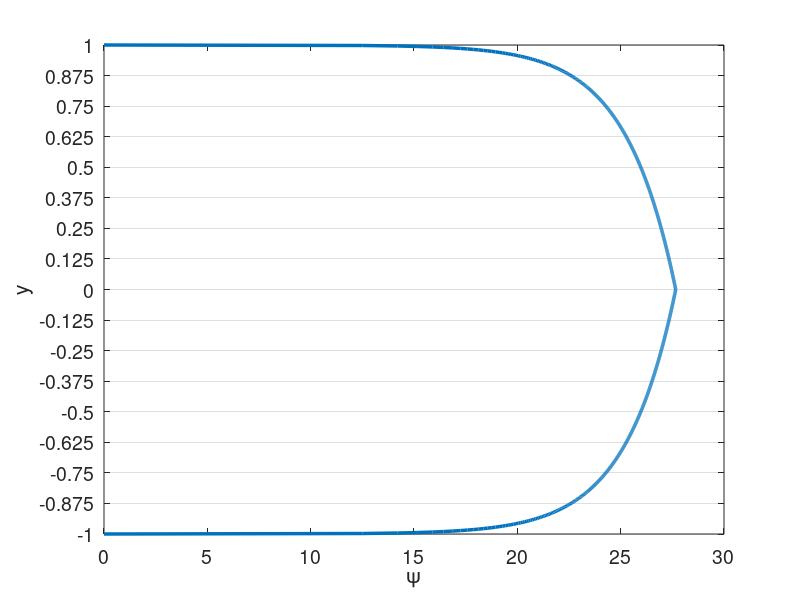

This chart was generated by the following MATLAB code: (Note: this script raises an error after producing the figure.)
% clc
clear all
close all


set(0,'DefaultAxesFontSize',14)
set(0,'defaultLineLineWidth',2.5)
% set(0,'DefaultFigureWindowStyle','docked')


linestyles = {'k-','b-','r-','g-','c-','m-','k--','b--','r--','g--','c--','m--','k-.','b-.','r-.','g-.','c-.','m-.','k:','b:','r:','g:','c:','m:'};
pointstyles = {'ko','bo','ro','go','co','mo','k^','b^','r^','g^','c^','m^','ks','bs','rs','gs','cs','ms','k*','b*','r*','g*','c*','m*','k+','b+','r+','g+','c+','m+'};
%%

%%%%%%%%%%%%%%%%%%%%%%%%%%%%%%%%%%%%%%%%%%%%%%%%%%%%%%%%%%%%%%%%%%
% Navier-Stokes Solver Demo (2D Channel)
%%%%%%%%%%%%%%%%%%%%%%%%%%%%%%%%%%%%%%%%%%%%%%%%%%%%%%%%%%%%%%%%%%

format compact;
format short; 
mu = 1/10000; %1/395;
rho = 1;
Re = rho/mu; 
dpdx = 1;
k_bc_val = 0;
omg_bc_val = 0;

%N=16; E=5; N1=N+1; nL=N1*N1*E;  % 16th order
N=4; % polynomial order  
Ex=1; % Number of elements in x
Ey=16; % Number of elements in y
Tfinal=150; 
CFL=20;
u_ic = Re;
pert = 0.0;
f_ic = @(x,y) 3/2*(1-y.^2);
% f_ic = @(x,y) 20*(1-y.^8);

rans_on = 1;
exp_mesh = 1;


soln_dir = "const_mass_2";
plot_soln = 1;
save_soln = 1;
plot_int = 1000;
save_soln_int = 1000;
restart = 0;
rst_step = 45000;

%% Enrichment information
en_on = 0;
N_en_y = 1; 
en_mag = 10;
% psi = {@(x,y) en_mag*(0.5*(1 - y.^2) + 0.*x), @(x,y) 0.*y + 0.*x};
% gpsi = {@(x,y) 0.*y + 0.*x, @(x,y) en_mag*(-1.*y + 0.*x), ...
%         @(x,y) 0.*y + 0.*x, @(x,y) 0.*y + 0.*x};
% hpsi = {@(x,y) 0.*y + 0.*x, @(x,y) en_mag*(-1 - 0.*y + 0.*x), ...
%         @(x,y) 0.*y + 0.*x, @(x,y) 0.*y + 0.*x};
    
% psi = {@(x,y) (0.5*(1 - y.^4) + 0.*x), @(x,y) 0.*y + 0.*x};
% gpsi = {@(x,y) 0.*y + 0.*x, @(x,y) (-2.*y.^3 + 0.*x), ...
%         @(x,y) 0.*y + 0.*x, @(x,y) 0.*y + 0.*x};
% hpsi = {@(x,y) 0.*y + 0.*x, @(x,y) (-6.*y.^2 + 0.*x), ...
%         @(x,y) 0.*y + 0.*x, @(x,y) 0.*y + 0.*x};
%    

    
% Law of the wall
Re_t = Re;
u_tau = 1;
nu = 1/Re_t;
kap = 0.41;
beta = 5.2;
dypdy = u_tau/nu;
ypb = 11.062299784340414;
yp = @(y) (1-abs(y))*Re_t;
psi = {@(x,y) (yp(y) <= ypb).*yp(y) + (yp(y) > ypb).*(1./kap.*log(yp(y)+eps)+beta) + 0.*x, @(x,y) 0.*y + 0.*x};
gpsi = {@(x,y) 0.*y + 0.*x,  @(x,y) ((yp(y) <= ypb).*1 + (yp(y) > ypb).*1/(kap*(yp(y)+eps)))*dypdy + 0.*x,...
        @(x,y) 0.*y + 0.*x, @(x,y) 0.*y + 0.*x};
hpsi = {@(x,y) 0.*y + 0.*x,  @(x,y) ((yp(y) <= ypb).*0 + (yp(y) > ypb).*-1./(kap*(yp(y)+eps).^2))*dypdy*dypdy + 0.*x,...
        @(x,y) 0.*y + 0.*x, @(x,y) 0.*y + 0.*x};
    

%% Plot psi
figure(5)
ys_plot = linspace(-1,1,1000);
plot(psi{1}(0,ys_plot),ys_plot)
xlabel('\psi')
ylabel('y')
set(gca, 'YGrid', 'on', 'XGrid', 'off')
yticks(linspace(-1,1,Ey+1));

psi_p = psi{1}(0,N_en_y*2/Ey-1);
dypsi_p1 = gpsi{2}(0,N_en_y*2/Ey-1);
dypsi_p2 = gpsi{2}(0,1-N_en_y*2/Ey);

%% Begin Solve
E=Ex*Ey; % Total number of elements
N1=N+1;
disp("Generating Matrices")
Q=makeq(Ex,Ey,N); % Global continuity
R=maker(Q,Ex,N); % Restriction matrix, applies Dirichlet conditions
[X,Y]=make_geom_channel(Ex,Ey,N);      % Geometry in local form
if exp_mesh
    [X,Y]=make_geom_channel_exp(Ex,Ey,N);      % Geometry in local form
end
en_b_nodes = get_en_bound_nodes(Ex,Ey,N,N_en_y);
dom_vol = (max(max(max(X)))-min(min(min(X))))*(max(max(max(Y)))-min(min(min(Y))));

Ys = zeros(Ey*length(Y(1,:,1)),1);
for i = 1:Ey
    Ys((i-1)*(N+1)+1:(i)*(N+1)) = Y(1,:,(i-1)*Ex+1);
end
        
[G,J,ML,RX]=make_coef(X,Y);
[Ah,Bh,Ch,Dh,z,w]=semhat(N);
[Gs, Gs_x, Gs_y] =  face_mats(X,Y,E,N);
Gs_c = R*Q'*apply_en_cont(Gs,en_b_nodes,psi_p);
Gsb = R*Q'*Gs*Q*R';


[n,nb]=size(R); 
nL=N1*N1*E;

Ab=spalloc(nL,nL,nL*N);    %  Generate Abar
for j=1:nL
    x=zeros(nL,1); 
    x(j)=1; 
    Ab(:,j)=abar_c(x,Dh,G,Q);  % assembled Neumann Operator
end
A_c=R*Q'*apply_en_cont(Ab,en_b_nodes,psi_p);
S_check=full(Ab);
Ab = Q'*Ab*Q;
A=R*Ab*R'; % Full stiffness matrix
Bb=reshape(ML,nL,1); % Form Mass matrix
Bb=diag(Bb); 
Bb=sparse(Bb); 
Ma=R*Q'*Bb*Q*R'; % Assembling mass matrix  % Full mass matrix
M_c = R*Q'*apply_en_cont(Bb,en_b_nodes,psi_p);


%% Form matrices for rans

[L_x,L_y,J_x,J_y] = dir_jac(E,X,Y);
w2d = w*w';
w1d = reshape(w2d,[N1*N1,1])';
[dphi_dxi, dphi_deta, dphi_dx, dphi_dy, dpdx_dpdx, dpdy_dpdy, dpdx_dpdy, ...
        dpdx_dpdx_flat, dpdy_dpdy_flat, dpdx_dpdy_flat] ...
    = get_phi_grads(N1,Dh,E,J_x,J_y);
dphi_dx_flat = reshape(dphi_dx,N1*N1,N1*N1,E);
dphi_dy_flat = reshape(dphi_dy,N1*N1,N1*N1,E);

w2d_e = zeros(N+1,N+1,E);
for ie = 1:E
    w2d_e(:,:,ie) = w2d*L_x(ie)/2*L_y(ie)/2;
end

% myA = zeros(N1*N1*E);
% for ie=1:E
%     for i=1:N1*N1
%         for j=1:N1*N1
%             myA((ie-1)*N1*N1+i,(ie-1)*N1*N1+j) = ... 
%                 sum(J(:,:,ie).*w2d.*dpdx_dpdx(:,:,i,j,ie) ...
%                + J(:,:,ie).*w2d.*dpdy_dpdy(:,:,i,j,ie),'All');           
%         end
%     end    
% end

A_x = form_Ax(N1,E,w2d,J_x,J,dpdx_dpdx,ones(size(J)));
A_y = form_Ay(N1,E,w2d,J_y,J,dpdy_dpdy,ones(size(J)));
A_xy = form_Axy(N1,E,w2d,J_x,J_y,J,dpdx_dpdy,ones(size(J)));


SS = zeros(N1,N1,E,2,2);
OS = zeros(N1,N1,E,2,2);
dudx = zeros(N1,N1,E);
dudy = zeros(N1,N1,E);
dvdx = zeros(N1,N1,E);
dvdy = zeros(N1,N1,E);
dkdx = zeros(N1,N1,E);
dkdy = zeros(N1,N1,E);
domgdx = zeros(N1,N1,E);
domgdy = zeros(N1,N1,E);

%%
M_check=full(Bb);

Ma_uv_check = zeros(2*nL);
Ma_uv_check(1:nL,1:nL) = M_check;
Ma_uv_check(nL+1:2*nL,nL+1:2*nL) = M_check;
A_uv_check = zeros(2*nL);
A_uv_check(1:nL,1:nL) = S_check;
A_uv_check(nL+1:2*nL,nL+1:2*nL) = S_check;

M_q = full(Ma);
S_q = full(A);


%%
% Assemble overall system matrices
nn = length(Ma); % number of nodes in the domain
Ma_uv = zeros(2*nn);
Ma_uv(1:nn,1:nn) = Ma;
Ma_uv(nn+1:2*nn,nn+1:2*nn) = Ma;
Ma_uv = sparse(Ma_uv);
A_uv = zeros(2*nn);
A_uv(1:nn,1:nn) = A;
A_uv(nn+1:2*nn,nn+1:2*nn) = A;
A_uv = sparse(A_uv);
ML_uv = zeros(2*(N+1),2*(N+1),E);
ML_uv(1:N+1,1:N+1,1:E) = ML;
ML_uv(N+2:2*(N+1),N+2:2*(N+1),1:E) = ML;
G_uv = zeros(2*nn);
G_uv(1:nn,1:nn) = Gsb;
G_uv(nn+1:2*nn,nn+1:2*nn) = Gsb;
G_uv = sparse(G_uv);



%% Assemble enrichment matrices
psi_xy{1} = psi{1}(X,Y);
psi_xy{2} = psi{2}(X,Y);
if en_on
    disp("Computing enrichment")
    [Mp,Sp,T1,T2,T1_alt,T1_alt2,Mp_alt,Sp_alt,z_en,w_en] = enrich_mats(X,Y,E,N,psi,gpsi,hpsi,J);
    nb = N1*N1;
    
    [L_x_e,L_y_e,Jac_e,gpsi_e,Jac_e_flat,gpsi_e_flat] =  precomp_en(X,Y,E,N,psi,gpsi,hpsi);  
        
    for is=1:2
        Mp_all{is} = zeros(nb*E,nb*E);
        Sp_all{is} = zeros(nb*E,nb*E);
        T1_all{is} = zeros(N+1,N+1,E);
        T2_all{is} = zeros(N+1,N+1,E);
        T1_alt_all{is} = zeros(N+1,N+1,E);
        T1_alt2_all{is} = zeros(N+1,N+1,E);
        Mp_alt_all{is} = zeros(nb*E,nb*E);
        Sp_alt_all{is} = zeros(nb*E,nb*E);
        
        T1_rs{is} = reshape(T1{is},[N+1,N+1,E]);
        T2_rs{is} = reshape(T2{is},[N+1,N+1,E]);
        T1_alt_rs{is} = reshape(T1_alt{is},[N+1,N+1,E]);
        T1_alt2_rs{is} = reshape(T1_alt2{is},[N+1,N+1,E]);
        
        % TODO: Assemble differently for different elements
        for iy = 1:Ey
            for ix = 1:Ex
                i = (iy-1)*Ex+ix;
                if ((iy <= N_en_y) || (iy > Ey-N_en_y))
                    Mp_all{is}((i-1)*nb+1:i*nb,(i-1)*nb+1:i*nb) = Mp{is}(:,:,i);
                    Sp_all{is}((i-1)*nb+1:i*nb,(i-1)*nb+1:i*nb) = Sp{is}(:,:,i);
                    T1_all{is}(:,:,i) = T1_rs{is}(:,:,i); 
                    T2_all{is}(:,:,i) = T2_rs{is}(:,:,i);
                    T1_alt_all{is}(:,:,i) = T1_alt_rs{is}(:,:,i); 
                    T1_alt2_all{is}(:,:,i) = T1_alt2_rs{is}(:,:,i); 
                end                
            end
        end
        %%
        if is == 1
            Mp_check_1 = full(Mp_all{is});
            Sp_check_1 = full(Sp_all{is});
            T1_check_1 = full(T1_all{is});
            T2_check_1 = full(T2_all{is});
            Mp_check_2 = zeros(size(Mp_all{is}));
            Sp_check_2 = zeros(size(Mp_all{is}));
            T1_check_2 = zeros(size(Mp_all{is}));
            T2_check_2 = zeros(size(Mp_all{is}));
        elseif is == 2
            Mp_check_2 = full(Mp_all{is});
            Sp_check_2 = full(Sp_all{is});
            T1_check_2 = full(T1_all{is});
            T2_check_2 = full(T2_all{is});
        end
        %%
        Mp_all{is} = sparse(Mp_all{is});        
        Mp_all_c{is} = R*Q'*apply_en_cont(Mp_all{is},en_b_nodes,psi_p);
        Mp_all{is} = R*Q'*Mp_all{is}*Q*R';
        Sp_all{is} = sparse(Sp_all{is});
        Sp_all_c{is} = R*Q'*apply_en_cont(Sp_all{is},en_b_nodes,psi_p);
        Sp_all_Q{is} = Q'*Sp_all{is}*Q;
        Sp_all{is} = R*Q'*Sp_all{is}*Q*R';
        
        Mp_alt_all{is} = sparse(Mp_alt_all{is});        
        Mp_alt_all_c{is} = R*Q'*apply_en_cont(Mp_alt_all{is},en_b_nodes,psi_p);
        Mp_alt_all{is} = R*Q'*Mp_alt_all{is}*Q*R';   
    end
    
    Mp_uv = zeros(2*nn);
    Sp_uv = zeros(2*nn);
    Mp_uv(1:nn,1:nn) = Mp_all{1};
    Mp_uv(1:nn,nn+1:2*nn) = Mp_all{2};
    Sp_uv(1:nn,1:nn) = Sp_all{1};
    Sp_uv(nn+1:2*nn,nn+1:2*nn) = Sp_all{1};
    
    %%
    Mp_uv_check = zeros(2*nL);
    Mp_uv_check(1:nL,1:nL) = Mp_check_1;
    Mp_uv_check(1:nL,nL+1:2*nL) = Mp_check_2;
    Sp_uv_check(1:nL,1:nL) = Sp_check_1;
    Sp_uv_check(nL+1:2*nL,nL+1:2*nL) = Sp_check_1;
    Mp_q_1 = full(Mp_all{1});
    Sp_q_1 = full(Sp_all{1});
    
    Mp_q_2 = full(Mp_all{2});
    Sp_q_2 = full(Sp_all{2});
    %%

    Mp_uv = sparse(Mp_uv);
    Sp_uv = sparse(Sp_uv);   
end

%%

dxmin=pi*(z(N1)-z(N))/(2*Ex); % Get min dx for CFL constraint
dt=CFL*dxmin/u_ic; 
nstep=ceil(Tfinal/dt); 
dt=Tfinal/nstep; 
% Print information
nstep
dt
yp1 = (1+Y(1,2))*Re

disp("Computing inverse")
Ai=pinv(full(Ab)); 

disp("Setting Initial Conditions")
% Initial conditions
u=u_ic*ones(size(ML)); 
v=0*ML;
k=k_bc_val*ones(size(ML));
omg=omg_bc_val*ones(size(ML));

for e = 1:E
    for i = 1:N+1
        for j = 1:N+1
            u(i,j,e) = f_ic(X(i,j,e),Y(i,j,e))+pert*rand()*u_ic;
            v(i,j,e) = v(i,j,e)+pert*rand()*u_ic;
            if en_on
                if ((e <= Ex*N_en_y) || (e > (Ey-N_en_y)*Ex))
                    u(i,j,e) = u(i,j,e) - psi{1}(X(i,j,e),Y(i,j,e));
                    v(i,j,e) = v(i,j,e) - psi{2}(X(i,j,e),Y(i,j,e));
                end
            end
        end
    end
end

% u_tau = 1;
u_tau = sqrt(0.316./(Re.^0.25)/8);
Yp = max((1-abs(Y))*u_tau*Re,1e-3)+eps;
sigma = 0.6;
fact = exp((-(log10(Yp)-1).^2)./(2*sigma.^2));
k = k_bc_val + 4.5*u_tau*u_tau*fact;

eps_s = 3;
omg_bc_val = 0; %40000*u_tau.^2/(mu*eps_s.^2);
omg = omg_bc_val + 0.5*Re*u_tau*u_tau*fact;

% u = apply_en_cont_soln(u,en_b_nodes,psi_p);
u1_0=u; u2_0=u; u3_0=u; fx3_0=u; fx2_0=u; fx1_0=u; u_0 = u;
v1_0=v; v2_0=v; v3_0=v; fy3_0=v; fy2_0=v; fy1_0=v; v_0 = v;
u1=u; u2=u; u3=u; fx3=u; fx2=u; fx1=u;
v1=v; v2=v; v3=v; fy3=v; fy2=v; fy1=v;
k1=k; k2=k; k3=k; fk3=k; fk2=k; fk1=k;
omg1=omg; omg2=omg; omg3=omg; fomg3=omg; fomg2=omg; fomg1=omg;

F = dpdx*ones(size(ML));
% Fb=reshape(ML.*F,nL,1); %% Output
% 
% Fb=Bb\(Q'*Fb);  

uv = [u;v];

%%
uv_ic_check = uv;

%% Setup BC if nonzero
% u_bc = ones(size(u)).*((Y==1)+(Y==-1));
% u_bc = reshape(ML.*u_bc,nL,1);
% u_bc = Bb\(Q'*u_bc);

k_bc = k_bc_val.*ones(size(k));
k_bc = reshape(ML.*k_bc,nL,1);
k_bc = (Q'*Bb*Q)\(Q'*k_bc);

omg_bc = omg_bc_val.*ones(size(omg));
omg_bc = reshape(ML.*omg_bc,nL,1);
omg_bc = (Q'*Bb*Q)\(Q'*omg_bc);

avg_u = sum(u.*w2d_e,'All')/dom_vol;
%%
disp("Timestepping")
if restart==1 
    fname = strcat(soln_dir,"/soln_Re_",num2str(Re),"_P_",num2str(N),"_",num2str(Ex),"x",num2str(Ey),"_step_",num2str(rst_step),".mat");
    load(fname);
end

plot1 = 1;
time = 0;
plot1 = post_channel(N,Ex,Ey,w,X,Y,Ys,en_on,step,time,u,psi_xy,N_en_y,plot1);
if save_soln
    mkdir(soln_dir);
end
%%
% psi_len = length(M_c);
% psi_c = zeros(psi_len,1);
% psi_c(1:psi_len/2) = -1*ones(psi_len/2,1)*psi_p;
% psi_c(psi_len/2+1:psi_len) = 1*ones(psi_len/2,1)*psi_p;
step = 1;
if (restart == 1)
   step = rst_step;
end
while step <= nstep
    
    
    %% Form S
    u_flat = reshape(u,N1*N1,E);
    v_flat = reshape(v,N1*N1,E);
    k_flat = reshape(k,N1*N1,E);
    omg_flat = reshape(omg,N1*N1,E);

    
    for ie = 1:E
        dudx(:,:,ie) = reshape(dphi_dx_flat(:,:,ie)*u_flat(:,ie),N1,N1);
        dvdx(:,:,ie) = reshape(dphi_dx_flat(:,:,ie)*v_flat(:,ie),N1,N1);
        dudy(:,:,ie) = reshape(dphi_dy_flat(:,:,ie)*u_flat(:,ie),N1,N1);
        dvdy(:,:,ie) = reshape(dphi_dy_flat(:,:,ie)*v_flat(:,ie),N1,N1);
        dkdx(:,:,ie) = reshape(dphi_dx_flat(:,:,ie)*k_flat(:,ie),N1,N1);
        dkdy(:,:,ie) = reshape(dphi_dy_flat(:,:,ie)*k_flat(:,ie),N1,N1);
        domgdx(:,:,ie) = reshape(dphi_dx_flat(:,:,ie)*omg_flat(:,ie),N1,N1);
        domgdy(:,:,ie) = reshape(dphi_dy_flat(:,:,ie)*omg_flat(:,ie),N1,N1);
    end
    
    if en_on
        dudx = dudx + gpsi_e{1};
        dudy = dudy + gpsi_e{2};
        dvdx = dvdx + gpsi_e{3}; % Doesn't matter given assumptions
        dvdy = dvdy + gpsi_e{4}; % Doesn't matter given assumptions
    end
    
    SS(:,:,:,1,1) = 1/2*(dudx+dudx);
    SS(:,:,:,1,2) = 1/2*(dudy+dvdx);
    SS(:,:,:,2,1) = 1/2*(dvdx+dudy);
    SS(:,:,:,2,2) = 1/2*(dvdy+dvdy);
    OS(:,:,:,1,1) = 1/2*(dudx-dudx);
    OS(:,:,:,1,2) = 1/2*(dudy-dvdx);
    OS(:,:,:,2,1) = 1/2*(dvdx-dudy);
    OS(:,:,:,2,2) = 1/2*(dvdy-dvdy);
    

    %% Get rans values
    [mu_t,gam_k,gam_omg,G_k,G_omg,Y_k,Y_omg,S_k,S_omg,R1,R2,R3,omg_w] ...
        = get_rans_coeffs(rho,mu,k,omg,SS,OS,dkdx,dkdy,domgdx,domgdy,Y,u,v);
    Re_t = rho./(mu_t+eps);
    Re_comb = rho./(mu*ones(size(mu_t))+mu_t*rans_on);
    Re_k = rho./gam_k;
    Re_omg = rho./gam_omg;
    %% Timestepping
    time=step*dt;
    if step==1; b0=1.0;    b= [ -1 0 0 ]';       a=[ 1  0 0 ]'; end
    if step==2; b0=1.5;    b=([ -4 1 0 ]')./2;   a=[ 2 -1 0 ]'; end
    if step>=3; b0=11./6.; b=([ -18 9 -2 ]')./6; a=[ 3 -3 1 ]'; end
% 
%     % Compute A
    [A_x_full,A_y_full,A_xy_full] = form_Ax_Ay_Axy(N1,E,w1d,J,dpdx_dpdx_flat,dpdy_dpdy_flat,dpdx_dpdy_flat,Re_comb);
    A_x = R*Q'*A_x_full*Q*R';
    A_y = R*Q'*A_y_full*Q*R';
    A_xy = R*Q'*A_xy_full*Q*R';
    A_uv = zeros(2*nn);
    A_uv(1:nn,1:nn) = 2*A_x+A_y+A_xy;
    A_uv(nn+1:2*nn,nn+1:2*nn) = A_x+2*A_y+A_xy';
    A_uv = sparse(A_uv);
    
%     if step>=3
        if en_on
            A_full = 2*A_x_full+A_y_full+A_xy_full;
            A_c=R*Q'*apply_en_cont(A_full,en_b_nodes,psi_p);
%             H_x=(Ma + A*dt/(b0*Re) + dt/b0*(Mp_all{1} + Sp_all{1}));
%             H_y=(Ma + A*dt/(b0*Re));
%             [LH_x,UH_x]=lu(H_x);
%             [LH_y,UH_y]=lu(H_y);
            terms_x = 1/Re*(T1_all{1})+T2_all{1};
            terms_y = 1/Re*(T1_all{2})+T2_all{2};
            
            T1_comp = 1/Re*reshape(T1_alt_all{1},nL,1);
            [T1_new] = form_T1_psi(E,N,w1d,Jac_e_flat,dphi_dy_flat,gpsi_e_flat,Re_comb,N_en_y);
            
            T1_rhs = (dt/b0)*R*Q'*reshape(T1_new,nL,1);
            
            H_uv = (Ma_uv + (A_uv)*dt/(b0) + dt/b0*(Mp_uv + Sp_uv));
            H_c = (M_c + (A_c)*dt/(b0) + dt/b0*(Mp_all_c{1}+Sp_all_c{1}));
%             H_q = full(H_uv);
            rhs_c = (H_c);
            [LH_uv,UH_uv]=lu(H_uv);
            
            if rans_on
                [A_x_k,A_y_k] = form_Ax_Ay(N1,E,w1d,J,dpdx_dpdx_flat,dpdy_dpdy_flat,Re_k);
                A_k = R*Q'*(A_x_k + A_y_k)*Q*R';
                Ab_k = Q'*(A_x_k + A_y_k)*Q;
                H_k=(Ma+A_k*dt/(b0)+dt/b0*Sp_all{1});
                H_k_bar = (Q'*Bb*Q+ Ab_k*dt/(b0)+dt/b0*Sp_all_Q{1});
        
                [LH_k,UH_k]=lu(H_k);
        
                % Assuming Re_omg=Re_k
                H_omg = H_k;
                H_omg_bar = H_k_bar;
                LH_omg = LH_k;
                UH_omg = UH_k;
            end
        else
%             H=(Ma + A*dt/(b0*Re));
%             [LH_x,UH_x]=lu(H);
%             LH_y = LH_x;
%             UH_y = UH_x;

            terms_x = zeros(N+1,N+1,E);
            terms_y = zeros(N+1,N+1,E);
            T1_rhs = 0;
            
            H_uv = (Ma_uv + (A_uv)*dt/(b0));
%             H_check = (Ma_uv_check + A_uv_check*dt/(b0*Re)); 
            rhs_c = zeros(size(Ma(:,1)));
            [LH_uv,UH_uv]=lu(H_uv);
            
%             Hbar=(Bb+ Ab*dt/(b0*Re));
            if rans_on
                [A_x_k,A_y_k] = form_Ax_Ay(N1,E,w1d,J,dpdx_dpdx_flat,dpdy_dpdy_flat,Re_k);
                A_k = R*Q'*(A_x_k + A_y_k)*Q*R';
                Ab_k = Q'*(A_x_k + A_y_k)*Q;
                H_k=(Ma+A_k*dt/(b0));
                H_k_bar = (Q'*Bb*Q+ Ab_k*dt/(b0));
        
                [LH_k,UH_k]=lu(H_k);
        
                % Assuming Re_omg=Re_k
                H_omg = H_k;
                H_omg_bar = H_k_bar;
                LH_omg = LH_k;
                UH_omg = UH_k;
            end
        end
        
        b0i=1./b0;
%     end % Viscous op
    

    
 
    %% uv version
    
%   Nonlinear step - unassembled, not multiplied by mass matrix

    fx1_0 = F;
    fy1_0 = zeros(size(F));
    rx_0 = a(1)*fx1_0   + a(2)*fx2_0   + a(3)*fx3_0;
    ry_0 = a(1)*fy1_0   + a(2)*fy2_0   + a(3)*fy3_0;
    fx3_0=fx2_0; fx2_0=fx1_0; 
    fy3_0=fy2_0; fy2_0=fy1_0; 
    rx_0  = dt*rx_0 - (b(1)*u_0+b(2)*u2_0+b(3)*u3_0); u3_0=u2_0; u2_0=u_0; % Add BDF terms
    ry_0  = dt*ry_0 - (b(1)*v_0+b(2)*v2_0+b(3)*v3_0); v3_0=v2_0; v2_0=v_0; % Add BDF terms
    ut_0  = b0i*rx_0; 
    vt_0  = b0i*ry_0; 
    [uL_0,vL_0,pr_0]=pressure_project(ut_0,vt_0,Ai,Q,ML,RX,Dh); % Div-free velocity
    pr_0 = (b0/dt)*pr_0;
    u_rhs_0=R*(Q'*reshape(ML.*uL_0,nL,1));
    v_rhs_0=R*(Q'*reshape(ML.*vL_0,nL,1));
    u_rhs_0 = u_rhs_0 + T1_rhs;
    uv_0 = [u_rhs_0+rhs_c;v_rhs_0];
    uv_0=UH_uv\(LH_uv\uv_0);
    
    u_0 = uv_0(1:nn);
    v_0 = uv_0(nn+1:2*nn);
    u_0=Q*(R'*u_0);
    if en_on
        u_0 = apply_en_cont_soln(Ey,N_en_y,en_b_nodes,u_0,psi_p);
    end
    u_0=reshape(u_0,N1,N1,E);
    v_0=Q*(R'*v_0);
    v_0=reshape(v_0,N1,N1,E);
    
    %%

    fx1 = -convl(u,RX,Dh,u,v); % + F; % du = Cu  
    fy1 = -convl(v,RX,Dh,u,v); % dv = Cv
    fk1 = -convl(k,RX,Dh,u,v) + G_k - Y_k + S_k; % dk = Ck
    fomg1 = -convl(omg,RX,Dh,u,v) + G_omg - Y_omg + S_omg + R1 + R2 + R3; % domg = Comg
    
    %%

    rx   = a(1)*fx1   + a(2)*fx2   + a(3)*fx3; % kth-order extrapolation
    ry   = a(1)*fy1   + a(2)*fy2   + a(3)*fy3;
    rk   = a(1)*fk1   + a(2)*fk2   + a(3)*fk3;
    romg = a(1)*fomg1 + a(2)*fomg2 + a(3)*fomg3;

    fx3=fx2; fx2=fx1; 
    fy3=fy2; fy2=fy1; 
    fk3=fk2; fk2=fk1;
    fomg3=fomg2; fomg2=fomg1;

    rx  = dt*rx - (b(1)*u+b(2)*u2+b(3)*u3); u3=u2; u2=u; % Add BDF terms
    ry  = dt*ry - (b(1)*v+b(2)*v2+b(3)*v3); v3=v2; v2=v; %     and
    rk  = dt*rk - (b(1)*k+b(2)*k2+b(3)*k3); k3=k2; k2=k;
    romg = dt*romg - (b(1)*omg+b(2)*omg2+b(3)*omg3); omg3=omg2; omg2=omg;
    
    ut  = b0i*rx; 
    vt  = b0i*ry; 
    k   = b0i*rk;
    omg = b0i*romg;

%   uL=ut; vL=vt;
    [uL,vL,pr]=pressure_project(ut,vt,Ai,Q,ML,RX,Dh); % Div-free velocity
    pr = (b0/dt)*pr;
    

    %%

    %   Set RHS.                 %Viscous update. %  Convert to local form.
%     u=R*(Q'*reshape(ML.*uL,nL,1)-Hbar*u_bc);
    u_rhs=R*(Q'*reshape(ML.*uL,nL,1));
    v_rhs=R*(Q'*reshape(ML.*vL,nL,1));
    
    if rans_on
        k_rhs=R*(Q'*reshape(ML.*k,nL,1));%-H_k_bar*k_bc);
        omg_rhs=R*(Q'*reshape(ML.*omg,nL,1));%-H_omg_bar*omg_bc);
    end
    
    u_rhs = u_rhs + T1_rhs;
    
    %%
    
    % Solve k and omg first
    if rans_on
        k = UH_k\(LH_k\k_rhs);
        omg = UH_omg\(LH_omg\omg_rhs);
        k=Q*(R'*k);%+k_bc);
        omg=Q*(R'*omg);%+omg_bc);
        k=reshape(k,N1,N1,E);
        omg=reshape(omg,N1,N1,E);
%         mu_t = rho.*k./(omg_w+omg);
%         
%         % recompute matrices for uv 
%         Re_t = rho./(mu_t+eps);
%         Re_comb = rho./(mu*ones(size(mu_t))+mu_t*rans_on);
%         
%         [A_x_full,A_y_full,A_xy_full] = form_Ax_Ay_Axy(N1,E,w1d,J,dpdx_dpdx_flat,dpdy_dpdy_flat,dpdx_dpdy_flat,Re_comb);
%         A_x = R*Q'*A_x_full*Q*R';
%         A_y = R*Q'*A_y_full*Q*R';
%         A_xy = R*Q'*A_xy_full*Q*R';
%         A_uv = zeros(2*nn);
%         A_uv(1:nn,1:nn) = 2*A_x+A_y+A_xy;
%         A_uv(nn+1:2*nn,nn+1:2*nn) = A_x+2*A_y+A_xy';
%         A_uv = sparse(A_uv);
%         
%         H_uv = (Ma_uv + (A_uv)*dt/(b0));
%         %             H_check = (Ma_uv_check + A_uv_check*dt/(b0*Re));
%         rhs_c = zeros(size(Ma(:,1)));
%         [LH_uv,UH_uv]=lu(H_uv);
    end
    
    uv = [u_rhs+rhs_c;v_rhs];
    uv=UH_uv\(LH_uv\uv);
 

    
    u = uv(1:nn);
    v = uv(nn+1:2*nn);
    u=Q*(R'*u);
    if en_on
        u = apply_en_cont_soln(Ey,N_en_y,en_b_nodes,u,psi_p);
    end
    u=reshape(u,N1,N1,E);
    v=Q*(R'*v);
    v=reshape(v,N1,N1,E);
    
    
    % Integrate domain
    avg_u = sum(u.*w2d_e,'All')/dom_vol;
    avg_u_0 = sum(u_0.*w2d_e,'All')/dom_vol;
    alpha_0 = (1-avg_u)/avg_u_0;
    
    u = u + alpha_0*u_0;
    v = v + alpha_0*v_0;
    pr = pr + alpha_0*pr_0;
        
    
%% Output
    if mod(step,plot_int)==0 && plot_soln
        [plot1,u_mean] = post_channel(N,Ex,Ey,w,X,Y,Ys,en_on,step,time,u,psi_xy,N_en_y,plot1);
%         avg_u = sum(u.*w2d_e,'All')/dom_vol
    end
    if mod(step,save_soln_int)==0 && save_soln
        disp(step)
        fname = strcat(soln_dir,"/soln_Re_",num2str(Re),"_P_",num2str(N),"_",num2str(Ex),"x",num2str(Ey),"_step_",num2str(step),".mat");
        save(fname); %,"u","v","pr","psi","gpsi","hpsi","N","Ex","Ey","en_on","time","psi_xy","N_en_y","w","X","Y","Ys","Re","pert","k","omg","mu_t","k_bc","omg_bc","rho","u_0","v_0","pr_0");
    end
    if isnan(u(1,2))
        step
        time
        return
    end
    
    step = step + 1;
end
if  plot_soln
    [plot1,u_mean] = post_channel(N,Ex,Ey,w,X,Y,Ys,en_on,step,time,u,psi_xy,N_en_y,plot1);
    avg_u = sum(u.*w2d_e,'All')/dom_vol
end
if  save_soln
    fname = strcat(soln_dir,"/soln_Re_",num2str(Re),"_P_",num2str(N),"_",num2str(Ex),"x",num2str(Ey),"_step_",num2str(step),".mat");
    save(fname);
    %         ,"u","v","pr","psi","gpsi","hpsi","N","Ex","Ey","en_on","time","psi_xy","N_en_y","w","X","Y","Ys","Re","pert",...
    %             "k","omg","mu_t","k_bc","omg_bc","rho","fk1","fk2","fk3","fomg1","fomg2","fomg3","fx1","fx2","fx3","fy1","fy2","fy3",...
    %             "fx1_0","fx2_0","fx3_0","fy1_0","fy2_0","fy3_0","pr_0","u_0","v_0","u1","u2","u3","v1","v2","v3","k1","k2","k3","omg1","omg2","omg3");
end
